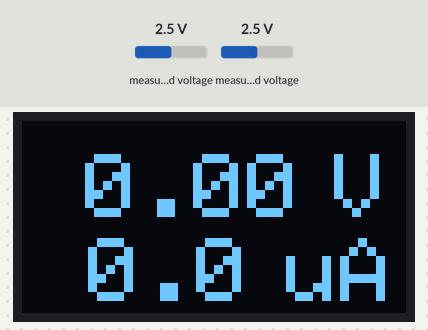
This sketch was run on a simulated Arduino Uno, built with avr-gcc and run on an emulated ATmega328P. On the bench: 128×64 one-colour display. Inputs (shaded band) come from the test bench; at power-on: measured voltage 2.5 V.

Above: at 1.0 s.

The sketch:

accutron_test_code_v1.5.ino
```cpp
#include <Wire.h>
#include <Adafruit_GFX.h>
#include <Adafruit_SSD1306.h>
#include <Adafruit_ADS1X15.h>

#define SCREEN_WIDTH 128
#define SCREEN_HEIGHT 64

Adafruit_SSD1306 display(SCREEN_WIDTH, SCREEN_HEIGHT, &Wire, -1);
Adafruit_ADS1115 ads;

const float senseResistor = 1000.0;
const float protectionResistor = 470.0;

const float zeroDeadband_uA = 3.0;

// Detect voltage adjustment
const float voltageMoveThreshold = 0.006;
const int blankLoopsAfterMove = 3;

float previousVoltage = 0.0;
int blankCounter = 0;

void readAveragedPair(float &vA1, float &vA0) {
  long sumA1 = 0;
  long sumA0 = 0;

  const int samples = 50;

  for (int i = 0; i < samples; i++) {
    sumA1 += ads.readADC_SingleEnded(1);
    sumA0 += ads.readADC_SingleEnded(0);
    delay(1);
  }

  vA1 = (sumA1 / (float)samples) * 0.000125;
  vA0 = (sumA0 / (float)samples) * 0.000125;
}

void setup() {
  Serial.begin(115200);

  if (!display.begin(SSD1306_SWITCHCAPVCC, 0x3C)) {
    while (true);
  }

  display.clearDisplay();
  display.setTextColor(SSD1306_WHITE);

  if (!ads.begin()) {
    display.setTextSize(1);
    display.setCursor(0, 0);
    display.println("ADS1115 FAIL");
    display.display();
    while (true);
  }

  ads.setGain(GAIN_ONE);

  display.clearDisplay();
  display.display();
}

void loop() {
  float vA1, vA0;
  readAveragedPair(vA1, vA0);

  float current_uA = ((vA1 - vA0) / senseResistor) * 1000000.0;

  if (current_uA < zeroDeadband_uA && current_uA > -zeroDeadband_uA) {
    current_uA = 0.0;
  }

  if (current_uA < 0.0) {
    current_uA = 0.0;
  }

  float terminalVoltage =
      vA0 - ((current_uA / 1000000.0) * protectionResistor);

  if (terminalVoltage < 0.0) {
    terminalVoltage = 0.0;
  }

  float voltageChange = abs(terminalVoltage - previousVoltage);

  if (voltageChange > voltageMoveThreshold) {
    blankCounter = blankLoopsAfterMove;
    current_uA = 0.0;   // discard transient calculation
  } else if (blankCounter > 0) {
    blankCounter--;
    current_uA = 0.0;   // keep blanking while settling
  }

  previousVoltage = terminalVoltage;

  char voltageText[8];
  char currentText[8];

  dtostrf(terminalVoltage, 5, 2, voltageText);
  dtostrf(current_uA, 4, 1, currentText);

  display.clearDisplay();
  display.setTextSize(3);

  display.setCursor(3, 11);
  display.print(voltageText);

  display.setCursor(104, 11);
  display.print("V");

  display.setCursor(4, 39);

  if (blankCounter > 0) {
    display.print("--.-");
  } else {
    display.print(currentText);
  }

  display.setCursor(88, 39);
  display.print("uA");

  display.display();

  delay(100);
}
```
